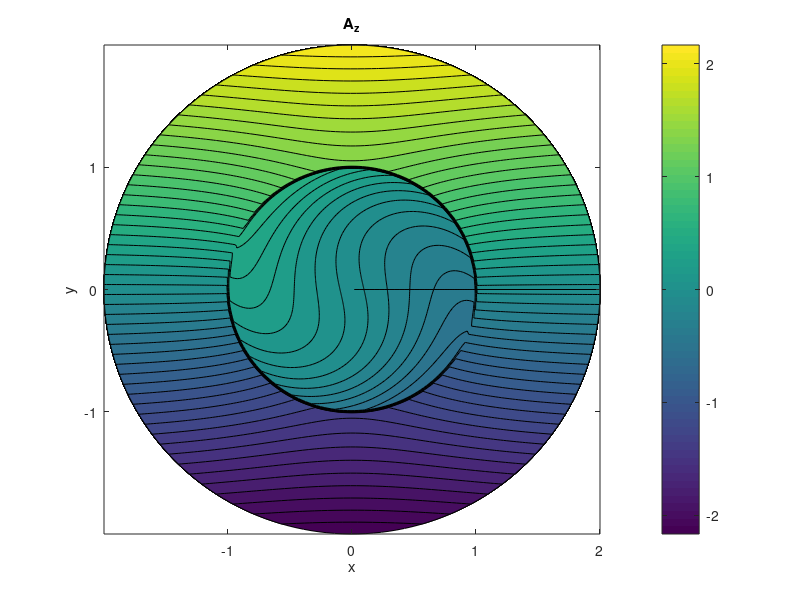
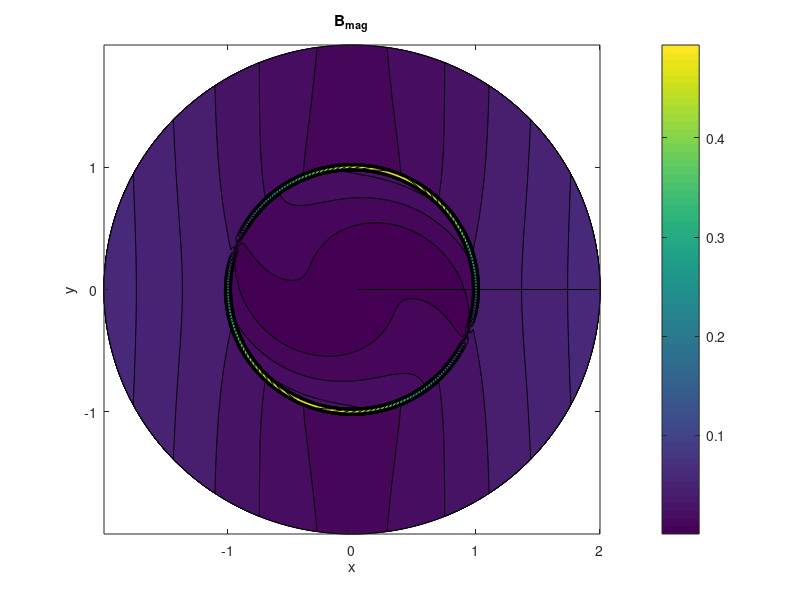

The MATLAB script that drew these images, in order:
% Clear workspace and prescribe path
clear;clc;close all;
p = mfilename('fullpath');
[thisDir,name,ext] = fileparts(p);
chdir(thisDir); myDir.this = thisDir;

%% MOFFATT
% Magnetic Field Generation in Electrically Conducting Fluids H.K. Moffatt
% Page 55, Section 3.8, Effect of plane differential rotation on an
% initially uniform field

% This notation was mixed with
% 1. Salah, N., Soulaimani, A. & Habashi, W. G. A finite element method for
% magnetohydrodynamics. Comput. methods Appl. Mech. 190, (2001).


r0 = 1;
Rem = 1000/(4*pi)
Rem = 10
B0 = 1;
r=linspace(0,2*r0,100);

theta=linspace(0,2*pi,200);
[r,theta]=meshgrid(r,theta);

k0 = sqrt(Rem)/r0;
p = (1-i)*k0/sqrt(2);
J0 = besselj(0,p*r0);
J1 = besselj(1,p*r0);
D = 2/(p*J0);
C = r0*(2*J1 - p*r0*J1)/(p*J0); C = real(C);
J1p  = besselj(1,p*r);
f = (r + C./r).*(r>r0) + (D*J1p).*(r<=r0);
Az = imag(B0*f.*exp(i*theta));
[By Bx] = gradient(Az);
Bmag = sqrt(Bx.^2 + By.^2);

%% VARIABLE TO PLOT
[X,Y,Az] = pol2cart(theta,r,Az);
[X,Y,Bx] = pol2cart(theta,r,Bx);
[X,Y,By] = pol2cart(theta,r,By);
[X,Y,Bmag] = pol2cart(theta,r,Bmag);

%% Edge of Cylinder
d = sqrt(r.^2 - r0^2); tol = r0/100;
radius = 100.*(d<tol) + 0.*(d>=tol);
[X,Y,R] = pol2cart(theta,r,radius);


%% Qualitative Plot
% contour(X,Y,R,L_edge,'LineColor', [0 0 0]); hold on
L_edge = linspace(min(min(R)),max(max(R)),5);

figure
L_var = linspace(min(min(Az)),max(max(Az)),50);
contourf(X,Y,real(Az),L_var)
xlabel('x'); ylabel('y'); title('A_z'); colorbar

figure
L_var = linspace(min(min(Bmag)),max(max(Bmag)),50);
contourf(X,Y,real(Bmag),L_var)
xlabel('x'); ylabel('y'); title('B_{mag}'); colorbar


T = false;
if T
    figure
    L_var = linspace(min(min(Az)),max(max(Az)),100);
    subplot(2,2,1); contour(X,Y,real(Az),L_var)
    xlabel('x'); ylabel('y'); title('A_z'); colorbar

    L_var = linspace(min(min(Bmag)),max(max(Bmag)),100);
    subplot(2,2,2); contourf(X,Y,real(Bmag),L_var)
    xlabel('x'); ylabel('y'); title('B_{mag}'); colorbar

    L_var = linspace(min(min(Bx)),max(max(Bx)),100);
    subplot(2,2,3); contourf(X,Y,real(Bx),L_var)
    xlabel('x'); ylabel('y'); title('B_x'); colorbar

    L_var = linspace(min(min(By)),max(max(By)),100);
    subplot(2,2,4); contourf(X,Y,real(By),L_var)
    xlabel('x'); ylabel('y'); title('B_y'); colorbar
elseif T
    figure
    L_var = linspace(min(min(Az)),max(max(Az)),100);
    subplot(2,1,1); contour(X,Y,real(Az),L_var)
    xlabel('x'); ylabel('y'); title('A_z'); colorbar

    L_var = linspace(min(min(Bmag)),max(max(Bmag)),100);
    subplot(2,1,2); contourf(X,Y,real(Bmag),L_var)
    xlabel('x'); ylabel('y'); title('B_{mag}'); colorbar

    figure
    L_var = linspace(min(min(Bx)),max(max(Bx)),100);
    subplot(2,1,1); contourf(X,Y,real(Bx),L_var)
    xlabel('x'); ylabel('y'); title('B_x'); colorbar

    L_var = linspace(min(min(By)),max(max(By)),100);
    subplot(2,1,2); contourf(X,Y,real(By),L_var)
    xlabel('x'); ylabel('y'); title('B_y'); colorbar
end

%% Quantitative Plot
% figure
% plot(X,Y,real(Z),lines)
% xlabel('x')
% ylabel('A_z')
% title('Potential along y at x = 0')
% 
% figure
% plot(X,Y,real(Z),lines)
% xlabel('x')
% ylabel('A_z')
% title('Potential along x at y = 0')


